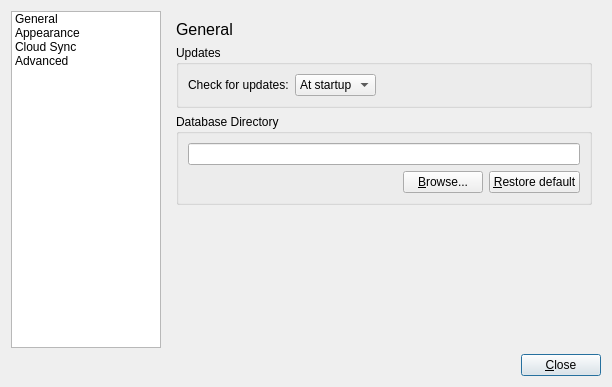
<?xml version="1.0" encoding="UTF-8"?>
<ui version="4.0">
 <class>PreferencesDialog</class>
 <widget class="QDialog" name="PreferencesDialog">
  <property name="windowModality">
   <enum>Qt::WindowModal</enum>
  </property>
  <property name="geometry">
   <rect>
    <x>0</x>
    <y>0</y>
    <width>612</width>
    <height>387</height>
   </rect>
  </property>
  <property name="sizeIncrement">
   <size>
    <width>0</width>
    <height>0</height>
   </size>
  </property>
  <property name="font">
   <font>
    <family>Ubuntu</family>
   </font>
  </property>
  <property name="windowTitle">
   <string>Preferences</string>
  </property>
  <layout class="QVBoxLayout" name="verticalLayout">
   <item>
    <layout class="QHBoxLayout" name="horizontalLayout_2">
     <item>
      <widget class="QListWidget" name="listWidget">
       <property name="sizePolicy">
        <sizepolicy hsizetype="Fixed" vsizetype="Expanding">
         <horstretch>0</horstretch>
         <verstretch>0</verstretch>
        </sizepolicy>
       </property>
       <property name="maximumSize">
        <size>
         <width>150</width>
         <height>16777215</height>
        </size>
       </property>
       <property name="iconSize">
        <size>
         <width>32</width>
         <height>32</height>
        </size>
       </property>
       <property name="currentRow">
        <number>-1</number>
       </property>
       <item>
        <property name="text">
         <string>General</string>
        </property>
        <property name="icon">
         <iconset resource="../resources/resources.qrc">
          <normaloff>:/images/icons/settings_general.png</normaloff>:/images/icons/settings_general.png</iconset>
        </property>
       </item>
       <item>
        <property name="text">
         <string>Appearance</string>
        </property>
        <property name="icon">
         <iconset resource="../resources/resources.qrc">
          <normaloff>:/images/icons/settings_appearance.png</normaloff>:/images/icons/settings_appearance.png</iconset>
        </property>
       </item>
       <item>
        <property name="text">
         <string>Cloud Sync</string>
        </property>
        <property name="icon">
         <iconset resource="../resources/resources.qrc">
          <normaloff>:/images/icons/sync.png</normaloff>:/images/icons/sync.png</iconset>
        </property>
       </item>
       <item>
        <property name="text">
         <string>Advanced</string>
        </property>
        <property name="icon">
         <iconset resource="../resources/resources.qrc">
          <normaloff>:/images/icons/settings_advanced.png</normaloff>:/images/icons/settings_advanced.png</iconset>
        </property>
       </item>
      </widget>
     </item>
     <item>
      <widget class="QStackedWidget" name="stackedWidget">
       <property name="sizeIncrement">
        <size>
         <width>0</width>
         <height>0</height>
        </size>
       </property>
       <property name="currentIndex">
        <number>0</number>
       </property>
       <widget class="QWidget" name="general">
        <layout class="QVBoxLayout" name="verticalLayout_3">
         <item>
          <widget class="QLabel" name="label">
           <property name="styleSheet">
            <string notr="true">font-size: 16px;</string>
           </property>
           <property name="text">
            <string>General</string>
           </property>
          </widget>
         </item>
         <item>
          <widget class="QGroupBox" name="updateGroupBox">
           <property name="title">
            <string>Updates</string>
           </property>
           <layout class="QVBoxLayout" name="verticalLayout_2">
            <item>
             <layout class="QHBoxLayout" name="horizontalLayout_3">
              <item>
               <widget class="QLabel" name="label_2">
                <property name="text">
                 <string>Check for updates:</string>
                </property>
               </widget>
              </item>
              <item>
               <widget class="QComboBox" name="updatesComboBox">
                <property name="currentIndex">
                 <number>0</number>
                </property>
                <item>
                 <property name="text">
                  <string>At startup</string>
                 </property>
                </item>
                <item>
                 <property name="text">
                  <string>Manually</string>
                 </property>
                </item>
               </widget>
              </item>
              <item>
               <spacer name="horizontalSpacer_2">
                <property name="orientation">
                 <enum>Qt::Horizontal</enum>
                </property>
                <property name="sizeHint" stdset="0">
                 <size>
                  <width>40</width>
                  <height>20</height>
                 </size>
                </property>
               </spacer>
              </item>
             </layout>
            </item>
           </layout>
          </widget>
         </item>
         <item>
          <widget class="QGroupBox" name="groupBox_5">
           <property name="title">
            <string>Database Directory</string>
           </property>
           <layout class="QGridLayout" name="gridLayout_3">
            <item row="0" column="0" colspan="3">
             <widget class="QLineEdit" name="dbPathLineEdit">
              <property name="readOnly">
               <bool>true</bool>
              </property>
              <property name="clearButtonEnabled">
               <bool>false</bool>
              </property>
             </widget>
            </item>
            <item row="1" column="0">
             <spacer name="horizontalSpacer_6">
              <property name="orientation">
               <enum>Qt::Horizontal</enum>
              </property>
              <property name="sizeHint" stdset="0">
               <size>
                <width>132</width>
                <height>20</height>
               </size>
              </property>
             </spacer>
            </item>
            <item row="1" column="1">
             <widget class="QPushButton" name="browseDbPathButton">
              <property name="text">
               <string>&amp;Browse...</string>
              </property>
             </widget>
            </item>
            <item row="1" column="2">
             <widget class="QPushButton" name="resetDbPathButton">
              <property name="text">
               <string>&amp;Restore default</string>
              </property>
             </widget>
            </item>
           </layout>
          </widget>
         </item>
         <item>
          <spacer name="verticalSpacer">
           <property name="orientation">
            <enum>Qt::Vertical</enum>
           </property>
           <property name="sizeHint" stdset="0">
            <size>
             <width>20</width>
             <height>162</height>
            </size>
           </property>
          </spacer>
         </item>
        </layout>
       </widget>
       <widget class="QWidget" name="appearance">
        <layout class="QVBoxLayout" name="verticalLayout_8">
         <item>
          <widget class="QLabel" name="label_9">
           <property name="styleSheet">
            <string notr="true">font-size: 16px;</string>
           </property>
           <property name="text">
            <string>Appearance</string>
           </property>
          </widget>
         </item>
         <item>
          <widget class="QGroupBox" name="updateGroupBox_2">
           <property name="title">
            <string>Form View</string>
           </property>
           <layout class="QGridLayout" name="gridLayout">
            <item row="1" column="1">
             <widget class="QComboBox" name="formViewFontSizeComboBox">
              <property name="currentIndex">
               <number>0</number>
              </property>
              <item>
               <property name="text">
                <string>Default</string>
               </property>
              </item>
              <item>
               <property name="text">
                <string>System</string>
               </property>
              </item>
              <item>
               <property name="text">
                <string>16px</string>
               </property>
              </item>
              <item>
               <property name="text">
                <string>15px</string>
               </property>
              </item>
              <item>
               <property name="text">
                <string>14px</string>
               </property>
              </item>
              <item>
               <property name="text">
                <string>13px</string>
               </property>
              </item>
              <item>
               <property name="text">
                <string>12px</string>
               </property>
              </item>
              <item>
               <property name="text">
                <string>11px</string>
               </property>
              </item>
              <item>
               <property name="text">
                <string>10px</string>
               </property>
              </item>
              <item>
               <property name="text">
                <string>9px</string>
               </property>
              </item>
              <item>
               <property name="text">
                <string>8px</string>
               </property>
              </item>
             </widget>
            </item>
            <item row="2" column="0">
             <widget class="QLabel" name="label_12">
              <property name="text">
               <string>Font style:</string>
              </property>
             </widget>
            </item>
            <item row="2" column="1">
             <widget class="QFontComboBox" name="formViewFontCombo">
              <property name="editable">
               <bool>true</bool>
              </property>
             </widget>
            </item>
            <item row="0" column="1">
             <widget class="QComboBox" name="formViewColorCombo">
              <property name="currentIndex">
               <number>0</number>
              </property>
              <item>
               <property name="text">
                <string>Default</string>
               </property>
              </item>
             </widget>
            </item>
            <item row="1" column="0">
             <widget class="QLabel" name="label_10">
              <property name="text">
               <string>Font size:</string>
              </property>
             </widget>
            </item>
            <item row="0" column="0">
             <widget class="QLabel" name="label_8">
              <property name="text">
               <string>Background color:</string>
              </property>
             </widget>
            </item>
            <item row="3" column="0">
             <widget class="QLabel" name="label_13">
              <property name="text">
               <string>Strategy for unused space:</string>
              </property>
             </widget>
            </item>
            <item row="3" column="1">
             <widget class="QComboBox" name="unusedSpaceStrategyComboBox">
              <property name="toolTip">
               <string>&lt;html&gt;&lt;head/&gt;&lt;body&gt;&lt;p&gt;&lt;span style=&quot; font-weight:600;&quot;&gt;Allow free space:&lt;/span&gt; free rows and columns are allowed between fields&lt;/p&gt;&lt;p&gt;&lt;span style=&quot; font-weight:600;&quot;&gt;Remove unused space&lt;/span&gt;: free rows and columns between fields are automatically removed&lt;/p&gt;&lt;/body&gt;&lt;/html&gt;</string>
              </property>
              <item>
               <property name="text">
                <string>Allow free space</string>
               </property>
              </item>
              <item>
               <property name="text">
                <string>Remove unused space</string>
               </property>
              </item>
             </widget>
            </item>
           </layout>
          </widget>
         </item>
         <item>
          <widget class="QGroupBox" name="groupBox">
           <property name="title">
            <string>Table View</string>
           </property>
           <layout class="QGridLayout" name="gridLayout_2">
            <item row="1" column="0">
             <widget class="QLabel" name="label_11">
              <property name="text">
               <string>Row size:</string>
              </property>
             </widget>
            </item>
            <item row="1" column="1">
             <widget class="QSpinBox" name="tableRowSizeSpinBox">
              <property name="toolTip">
               <string>Number of lines of text that are shown for each row in table view</string>
              </property>
              <property name="suffix">
               <string> line(s)</string>
              </property>
              <property name="minimum">
               <number>1</number>
              </property>
              <property name="maximum">
               <number>30</number>
              </property>
             </widget>
            </item>
            <item row="0" column="0">
             <widget class="QLabel" name="label_14">
              <property name="text">
               <string>Column width:</string>
              </property>
             </widget>
            </item>
            <item row="0" column="1">
             <widget class="QComboBox" name="columnWidthComboBox">
              <property name="toolTip">
               <string>&lt;html&gt;&lt;head/&gt;&lt;body&gt;&lt;p&gt;&lt;span style=&quot; font-weight:600;&quot;&gt;Adjustable:&lt;/span&gt; the width of the columns can be freely adjusted&lt;/p&gt;&lt;p&gt;&lt;span style=&quot; font-weight:600;&quot;&gt;Automatic width:&lt;/span&gt; the width of the columns is fixed and always resized automatically to fit all content&lt;/p&gt;&lt;/body&gt;&lt;/html&gt;</string>
              </property>
              <item>
               <property name="text">
                <string>Adjustable</string>
               </property>
              </item>
              <item>
               <property name="text">
                <string>Automatic width</string>
               </property>
              </item>
             </widget>
            </item>
           </layout>
          </widget>
         </item>
         <item>
          <spacer name="verticalSpacer_4">
           <property name="orientation">
            <enum>Qt::Vertical</enum>
           </property>
           <property name="sizeHint" stdset="0">
            <size>
             <width>20</width>
             <height>149</height>
            </size>
           </property>
          </spacer>
         </item>
        </layout>
       </widget>
       <widget class="QWidget" name="cloud">
        <layout class="QVBoxLayout" name="verticalLayout_4">
         <item>
          <widget class="QLabel" name="label_3">
           <property name="styleSheet">
            <string notr="true">font-size: 16px;</string>
           </property>
           <property name="text">
            <string>Cloud Synchronization</string>
           </property>
          </widget>
         </item>
         <item>
          <layout class="QHBoxLayout" name="horizontalLayout_4">
           <item>
            <widget class="QLabel" name="label_4">
             <property name="text">
              <string>Status:</string>
             </property>
            </widget>
           </item>
           <item>
            <widget class="QComboBox" name="cloudStatusComboBox">
             <item>
              <property name="text">
               <string>Disabled</string>
              </property>
             </item>
             <item>
              <property name="text">
               <string>Enabled</string>
              </property>
             </item>
            </widget>
           </item>
           <item>
            <spacer name="horizontalSpacer_3">
             <property name="orientation">
              <enum>Qt::Horizontal</enum>
             </property>
             <property name="sizeHint" stdset="0">
              <size>
               <width>40</width>
               <height>20</height>
              </size>
             </property>
            </spacer>
           </item>
          </layout>
         </item>
         <item>
          <widget class="QGroupBox" name="groupBox_3">
           <property name="title">
            <string>Tools</string>
           </property>
           <layout class="QVBoxLayout" name="verticalLayout_7">
            <item>
             <layout class="QHBoxLayout" name="horizontalLayout_6">
              <item>
               <widget class="QLabel" name="label_7">
                <property name="text">
                 <string>&lt;b&gt;Cloud Unlink&lt;/b&gt;:&lt;br&gt;Unlink this client from cloud service</string>
                </property>
                <property name="wordWrap">
                 <bool>true</bool>
                </property>
               </widget>
              </item>
              <item>
               <widget class="QPushButton" name="cloudUnlinkButton">
                <property name="text">
                 <string>Unlink</string>
                </property>
                <property name="autoDefault">
                 <bool>false</bool>
                </property>
               </widget>
              </item>
              <item>
               <spacer name="horizontalSpacer_5">
                <property name="orientation">
                 <enum>Qt::Horizontal</enum>
                </property>
                <property name="sizeHint" stdset="0">
                 <size>
                  <width>40</width>
                  <height>20</height>
                 </size>
                </property>
               </spacer>
              </item>
             </layout>
            </item>
           </layout>
          </widget>
         </item>
         <item>
          <spacer name="verticalSpacer_2">
           <property name="orientation">
            <enum>Qt::Vertical</enum>
           </property>
           <property name="sizeHint" stdset="0">
            <size>
             <width>20</width>
             <height>163</height>
            </size>
           </property>
          </spacer>
         </item>
        </layout>
       </widget>
       <widget class="QWidget" name="advanced">
        <layout class="QVBoxLayout" name="verticalLayout_9">
         <item>
          <widget class="QLabel" name="label_5">
           <property name="styleSheet">
            <string notr="true">font-size: 16px;</string>
           </property>
           <property name="text">
            <string>Adanced Properties</string>
           </property>
          </widget>
         </item>
         <item>
          <widget class="QGroupBox" name="groupBox_2">
           <property name="title">
            <string>Tools</string>
           </property>
           <layout class="QVBoxLayout" name="verticalLayout_5">
            <item>
             <layout class="QHBoxLayout" name="horizontalLayout_5">
              <item>
               <widget class="QLabel" name="label_6">
                <property name="text">
                 <string>&lt;b&gt;Software Reset&lt;/b&gt;:&lt;br&gt;Reset all settings and delete all data from local database</string>
                </property>
                <property name="wordWrap">
                 <bool>true</bool>
                </property>
               </widget>
              </item>
              <item>
               <widget class="QPushButton" name="softwareResetButton">
                <property name="text">
                 <string>Reset</string>
                </property>
                <property name="autoDefault">
                 <bool>false</bool>
                </property>
               </widget>
              </item>
              <item>
               <spacer name="horizontalSpacer_4">
                <property name="orientation">
                 <enum>Qt::Horizontal</enum>
                </property>
                <property name="sizeHint" stdset="0">
                 <size>
                  <width>40</width>
                  <height>20</height>
                 </size>
                </property>
               </spacer>
              </item>
             </layout>
            </item>
           </layout>
          </widget>
         </item>
         <item>
          <widget class="QGroupBox" name="groupBox_4">
           <property name="title">
            <string>Performance</string>
           </property>
           <layout class="QVBoxLayout" name="verticalLayout_6">
            <item>
             <layout class="QHBoxLayout" name="horizontalLayout_7">
              <item>
               <widget class="QCheckBox" name="cacheImagesTableViewCheckBox">
                <property name="sizePolicy">
                 <sizepolicy hsizetype="Fixed" vsizetype="Fixed">
                  <horstretch>0</horstretch>
                  <verstretch>0</verstretch>
                 </sizepolicy>
                </property>
                <property name="toolTip">
                 <string>Images that are loaded from disk in table view can cause a poor scrolling experience. &lt;br /&gt;Caching images into memory allows a smooth scrolling experience after the first disk read.</string>
                </property>
                <property name="text">
                 <string/>
                </property>
               </widget>
              </item>
              <item>
               <widget class="QLabel" name="cacheImgLabel">
                <property name="toolTip">
                 <string>Images that are loaded from disk in table view can cause a poor scrolling experience. &lt;br /&gt;Caching images into memory allows a smooth scrolling experience after the first disk read.</string>
                </property>
                <property name="text">
                 <string>Improve scrolling in table view by caching images. Increases RAM usage.</string>
                </property>
                <property name="wordWrap">
                 <bool>true</bool>
                </property>
               </widget>
              </item>
             </layout>
            </item>
            <item>
             <layout class="QHBoxLayout" name="horizontalLayout_8">
              <item>
               <widget class="QCheckBox" name="hideImagesTableViewCheckBox">
                <property name="sizePolicy">
                 <sizepolicy hsizetype="Fixed" vsizetype="Fixed">
                  <horstretch>0</horstretch>
                  <verstretch>0</verstretch>
                 </sizepolicy>
                </property>
                <property name="toolTip">
                 <string>&lt;html&gt;&lt;head/&gt;&lt;body&gt;&lt;p&gt;Images that are loaded from disk in table view can cause a poor scrolling experience. &lt;br/&gt;Hiding images from the table view allows a smooth scrolling experience on weak devices.&lt;/p&gt;&lt;/body&gt;&lt;/html&gt;</string>
                </property>
                <property name="text">
                 <string/>
                </property>
               </widget>
              </item>
              <item>
               <widget class="QLabel" name="hideImgLabel">
                <property name="toolTip">
                 <string>Images that are loaded from disk in table view can cause a poor scrolling experience. &lt;br /&gt;Caching images into memory allows a smooth scrolling experience after the first disk read.</string>
                </property>
                <property name="text">
                 <string>Improve scrolling in table view by hiding images</string>
                </property>
                <property name="wordWrap">
                 <bool>true</bool>
                </property>
               </widget>
              </item>
             </layout>
            </item>
           </layout>
          </widget>
         </item>
         <item>
          <spacer name="verticalSpacer_3">
           <property name="orientation">
            <enum>Qt::Vertical</enum>
           </property>
           <property name="sizeHint" stdset="0">
            <size>
             <width>20</width>
             <height>66</height>
            </size>
           </property>
          </spacer>
         </item>
        </layout>
       </widget>
      </widget>
     </item>
    </layout>
   </item>
   <item>
    <layout class="QHBoxLayout" name="horizontalLayout">
     <item>
      <spacer name="horizontalSpacer">
       <property name="orientation">
        <enum>Qt::Horizontal</enum>
       </property>
       <property name="sizeHint" stdset="0">
        <size>
         <width>40</width>
         <height>20</height>
        </size>
       </property>
      </spacer>
     </item>
     <item>
      <widget class="QPushButton" name="closeButton">
       <property name="text">
        <string>&amp;Close</string>
       </property>
       <property name="default">
        <bool>true</bool>
       </property>
      </widget>
     </item>
    </layout>
   </item>
  </layout>
 </widget>
 <resources>
  <include location="../resources/resources.qrc"/>
 </resources>
 <connections/>
</ui>
